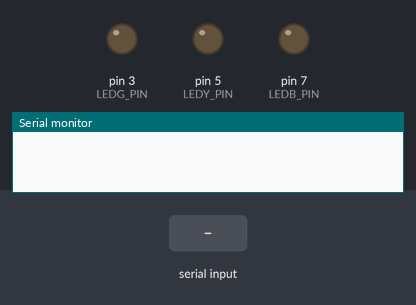
This sketch was run on a simulated Arduino Uno, built with avr-gcc and run on an emulated ATmega328P. On the bench: output pins drawn as LEDs (lit = HIGH), the last lines printed to the serial monitor. Inputs (shaded band) come from the test bench.

Above: at 1.2 s.
1.3 s: "ping\n" received over Serial
At 1.7 s:
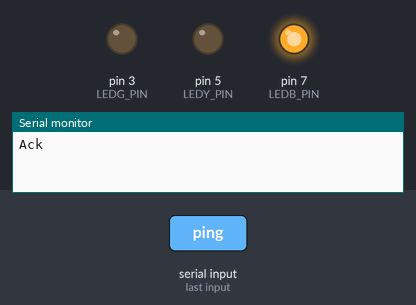
2.8 s: "detected\n" received over Serial
At 4.0 s:
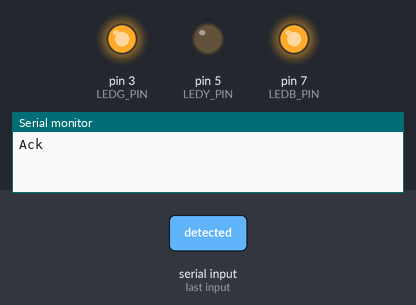
4.3 s: "calibration_on\n" received over Serial
At 5.5 s:
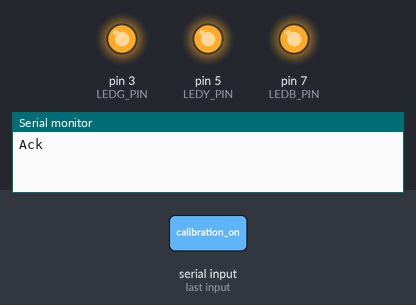
5.8 s: "not_detected\n" received over Serial
At 6.6 s:
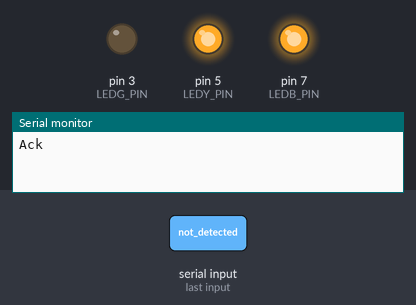
7.3 s: "calibration_off\n" received over Serial
At 7.9 s:
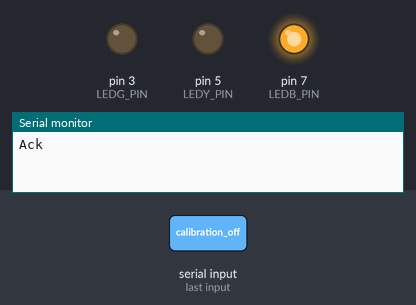
8.8 s: "disconnect\n" received over Serial
At 10.0 s:
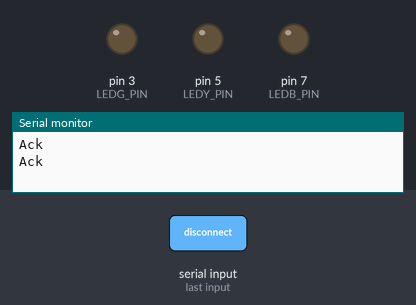
Timing chart, 0 to 11.3 s (numbered marks = the images above; inputs shaded):
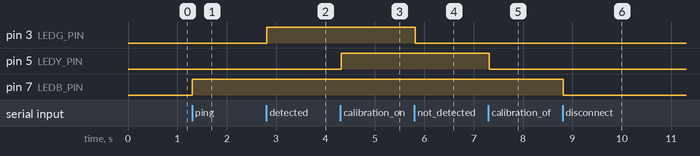

Measured:
- after the input at 1.3 s, pin 7 (LEDB_PIN): LOW → HIGH at once
- after the input at 2.8 s, pin 3 (LEDG_PIN): LOW → HIGH at once
- after the input at 4.3 s, pin 5 (LEDY_PIN): LOW → HIGH at once
- after the input at 5.8 s, pin 3 (LEDG_PIN): HIGH → LOW at once
- after the input at 7.3 s, pin 5 (LEDY_PIN): HIGH → LOW at once
- after the input at 8.8 s, pin 7 (LEDB_PIN): HIGH → LOW at once

The sketch:

ObjectTrackerArdu.ino
```cpp
const int LEDB_PIN = 7;
const int LEDY_PIN = 5;
const int LEDG_PIN = 3;

void setup() {
  pinMode(LEDB_PIN, OUTPUT);
  pinMode(LEDG_PIN, OUTPUT);
  pinMode(LEDY_PIN, OUTPUT);
  digitalWrite(LEDB_PIN, LOW);
  digitalWrite(LEDG_PIN, LOW);
  digitalWrite(LEDY_PIN, LOW);
  Serial.begin(9600);
  // Serial.print("Welcome to Object Trackers.");
}

void sendResponse(String response) {
  Serial.print(response);
  Serial.print("\n");
}

void sendAck() {
  sendResponse("Ack");
}

void loop() {
  if (Serial.available()) {
    String serialReceived = Serial.readStringUntil('\n');
    if (serialReceived.equals("ping")) {
      digitalWrite(LEDB_PIN, HIGH);
      sendAck();
    } else if (serialReceived.equals("detected")) {
      digitalWrite(LEDG_PIN, HIGH);
    } else if (serialReceived.equals("not_detected")) {
      digitalWrite(LEDG_PIN, LOW);
    } else if (serialReceived.equals("calibration_on")) {
      digitalWrite(LEDY_PIN, HIGH);
    } else if (serialReceived.equals("calibration_off")) {
      digitalWrite(LEDY_PIN, LOW);
    } else if (serialReceived.equals("disconnect")) {
      digitalWrite(LEDB_PIN, LOW);
      digitalWrite(LEDG_PIN, LOW);
      digitalWrite(LEDY_PIN, LOW);
      sendAck();
    }
  }
}
```
